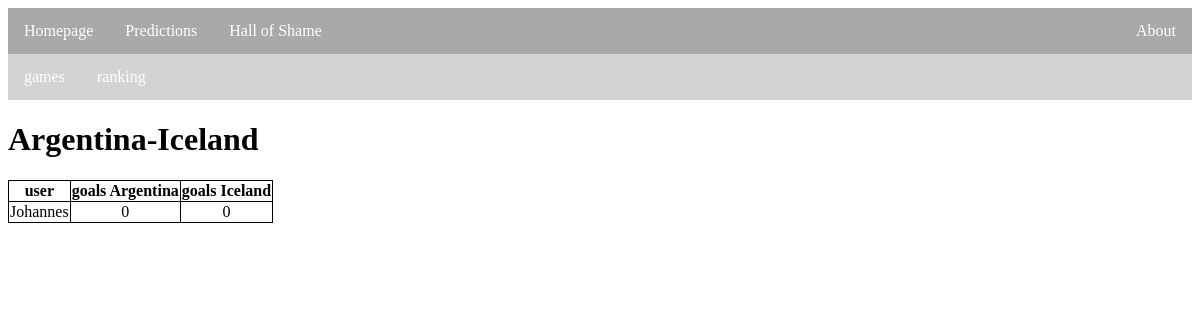
The app's page /votes/games/predictions/72 with its own data.
### votes/models.py (models this page shows, shortened)
class Prediction(models.Model):
    game = models.ForeignKey(Game, on_delete=models.CASCADE, null=True)
    user = models.ForeignKey(User, on_delete=models.CASCADE, null=True)
    predicted_goals_home = models.IntegerField(default=0)
    predicted_goals_away = models.IntegerField(default=0)

class Game(models.Model):
    round = models.CharField(max_length=50, null=True)
    date = models.DateTimeField(null=True)
    home_team = models.CharField(max_length=50, null=True)
    away_team = models.CharField(max_length=50, null=True)
    home_goals = models.IntegerField(null=True, blank=True)
    away_goals = models.IntegerField(null=True, blank=True)
    finished = models.BooleanField(default=False)
    votable = models.BooleanField(default=False)
    predictions_available = models.BooleanField(default=False)

### hall_of_shame/models.py (models this page shows)
class User(models.Model):
    name = models.CharField(max_length=50, null=True)
    paid = models.BooleanField(default=False)
    times_cheated = models.IntegerField(default=0)
    def __str__(self):
        return '%s' % (self.name)

### votes/views.py (the view)
# urls.py: path('games/predictions/<int:game_id>', views.predictions, name='predictions'),
def predictions(request, game_id):
    predictions = Prediction.objects.filter(game__id = game_id)
    context = {'predictions': predictions}
    return render(request, 'votes/predictions.html', context)

### votes/templates/votes/predictions.html
{% extends 'votes/navigation_bar.html' %}
{% block content %}
  <h1>{{ predictions.first.game.home_team }}-{{ predictions.first.game.away_team }}</h1>
  <table>
    <tr>
      <th>user</th>
      <th>goals {{ predictions.first.game.home_team }}</th>
      <th>goals {{ predictions.first.game.away_team }}</th>
    </tr>
    {% for prediction in predictions %}
        <tr>
          <td>{{ prediction.user }}</td>
          <td>{{ prediction.predicted_goals_home }}</td>
          <td>{{ prediction.predicted_goals_away }}</td>
        </tr>
    {% endfor %}
  </table>
{% endblock %}

### base/static/css/base.css (style rules this page uses)
table { border-collapse: collapse; }
td, th { border: 1px solid black; text-align: center; }

### records on screen
Prediction: first.game.home_team "Argentina", first.game.away_team "Iceland", user "Johannes", predicted_goals_home "0", predicted_goals_away "0"
